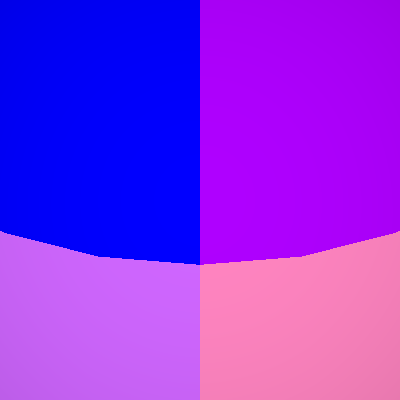

This chart was generated by the following Python code:
#!/usr/bin/env python

# Demonstrate vtkSpherePuzzle and vtkSpherePuzzleArrows with interactive
# button callback that moves a puzzle piece and updates arrow permutations.

# Factory overrides
import vtkmodules.vtkInteractionStyle  # noqa: F401
import vtkmodules.vtkRenderingFreeType  # noqa: F401
import vtkmodules.vtkRenderingOpenGL2  # noqa: F401

from vtkmodules.vtkFiltersModeling import vtkSpherePuzzle, vtkSpherePuzzleArrows
from vtkmodules.vtkRenderingCore import (
    vtkActor,
    vtkPolyDataMapper,
    vtkRenderWindow,
    vtkRenderWindowInteractor,
    vtkRenderer,
)

# Create puzzle
puzzle = vtkSpherePuzzle()

mapper = vtkPolyDataMapper()
mapper.SetInputConnection(puzzle.GetOutputPort())

actor = vtkActor()
actor.SetMapper(mapper)

# Create arrows
arrows = vtkSpherePuzzleArrows()

mapper_2 = vtkPolyDataMapper()
mapper_2.SetInputConnection(arrows.GetOutputPort())

actor_2 = vtkActor()
actor_2.SetMapper(mapper_2)

# Renderer
renderer = vtkRenderer()
renderer.AddActor(actor)
renderer.AddActor(actor_2)
renderer.SetBackground(0.1, 0.2, 0.4)

# Window
render_window = vtkRenderWindow()
render_window.AddRenderer(renderer)
render_window.SetSize(400, 400)
render_window.SetWindowName("sphere puzzle arrows")

# Interactor
interactor = vtkRenderWindowInteractor()
interactor.SetRenderWindow(render_window)

# Scene
camera = renderer.GetActiveCamera()
camera.Elevation(-40)

# Functional render needed for coordinate picking
render_window.Render()

# Simulate a button press at screen position (261, 272)
window_y = 400
x = 261
y = window_y - 272
z = renderer.GetZ(x, y)
renderer.SetDisplayPoint(x, y, z)
renderer.DisplayToWorld()
world_point = renderer.GetWorldPoint()
point_x = world_point[0]
point_y = world_point[1]
point_z = world_point[2]

# Animate the puzzle move
i = 0
while i <= 100:
    puzzle.SetPoint(point_x, point_y, point_z)
    puzzle.MovePoint(i)
    render_window.Render()
    i += 5

# Update arrow permutations
arrows.SetPermutation(puzzle)

interactor.Initialize()
interactor.Start()
